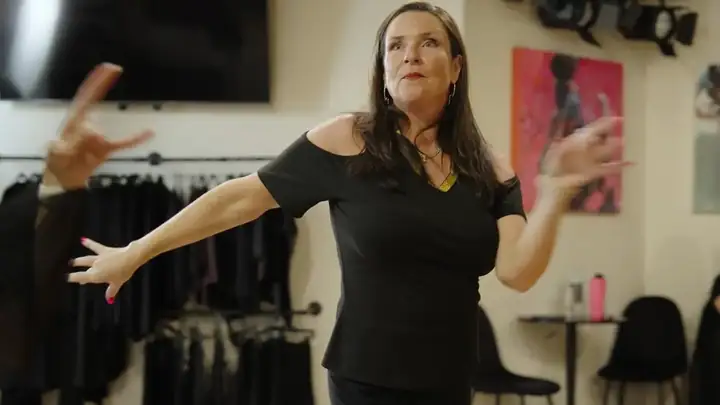
#> input picture assets/img/film-dance-clip.webp, 720 x 405 px, given in place of film-funbike.webp, which was not available
$ python make_og.py
#> lines starting #> are read from the running program, lines starting #| are printed output that depends on the picture
#> in main, im is the input picture: PIL image 720x405 RGB; mean R, G, B 90, 79.5, 64.9
#!/usr/bin/env python3
"""
Link-preview images: 1200x630 JPGs (the size and format every app that shows link previews accepts;
some don't show WebP). Run after adding or changing a page's "og" image, then python3 build.py:

  python3 make_og.py

Writes assets/img/og/<name>.jpg for each image in FOCUS. build.py uses the JPG when it exists.
Needs Pillow (pip install pillow); the site build itself does not.
"""
from pathlib import Path

from PIL import Image

ROOT = Path(__file__).parent
IMG = ROOT / "assets" / "img"
W, H = 1200, 630

# where the subject is in each source (x, y as fractions), so the crop keeps faces in frame
FOCUS = {
    "film-funbike": (0.5, 0.3),
    "film-dance": (0.5, 0.12),
    "film-mary": (0.5, 0.35),
    "film-teco": (0.5, 0.3),
    "prod-06": (0.5, 0.5),
    "sport-08": (0.5, 0.4),
    "wed-04": (0.5, 0.3),
}


def crop_to(im, fx, fy):
#> called with fx = 0.5, fy = 0.3
    sw, sh = im.size
#> sw = 720; sh = 405
    scale = max(W / sw, H / sh)
#> scale = 1.67
    im = im.resize((round(sw * scale), round(sh * scale)), Image.LANCZOS)
#> im: PIL image 1200x675 RGB
    sw, sh = im.size
#> sw = 1200; sh = 675
    left = min(max(0, round(fx * sw - W / 2)), sw - W)
#> left = 0
    top = min(max(0, round(fy * sh - H / 2)), sh - H)
#> top = 0
    return im.crop((left, top, left + W, top + H))
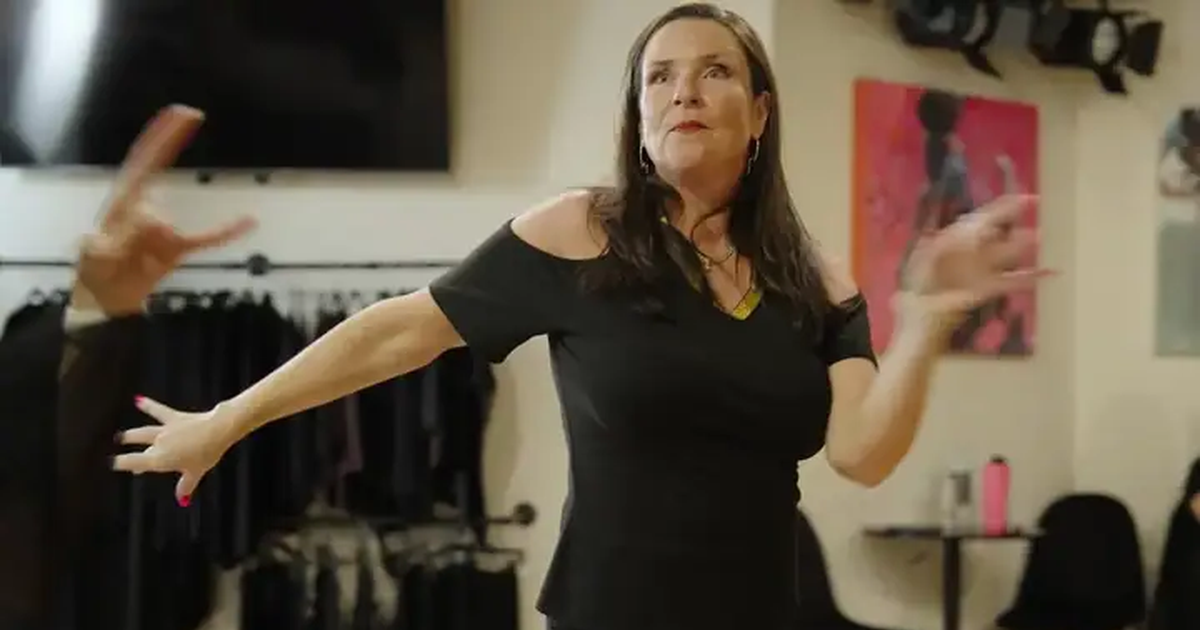
#> returned value: PIL image 1200x630 RGB; mean R, G, B 93.7, 82.6, 67.5


def main():
    out = IMG / "og"
    out.mkdir(exist_ok=True)
    for name, (fx, fy) in FOCUS.items():
        im = Image.open(IMG / f"{name}.webp").convert("RGB")
        crop_to(im, fx, fy).save(out / f"{name}.jpg", "JPEG", quality=84, optimize=True, progressive=True)
        print("wrote", f"assets/img/og/{name}.jpg")
#> pass 2 of the loop in main, `for name, (fx, fy) in FOCUS.items():`:
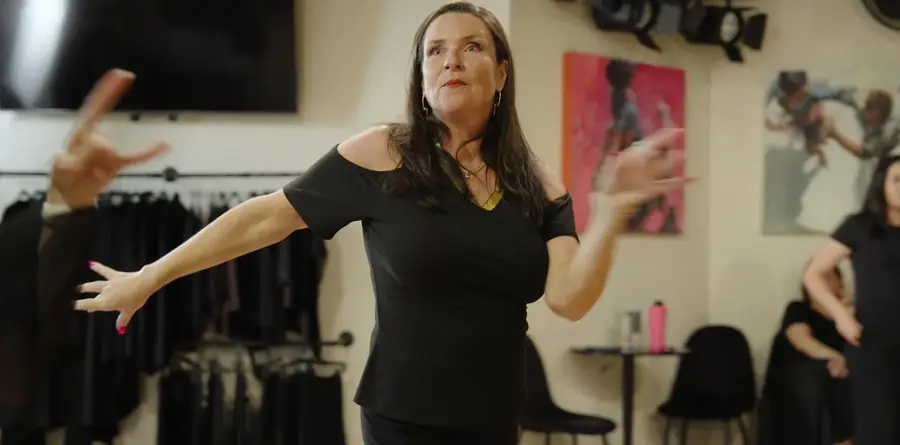
#> input picture assets/img/film-dance-hero-sm.webp, 900 x 445 px, given in place of film-dance.webp, which was not available
#> in main, im is the input picture: PIL image 900x445 RGB; mean R, G, B 90.7, 80.3, 65.8
#> im: PIL image 1274x630 RGB
#> in crop_to (call 2), `return im.crop((left, top, left + W, top + H))`:
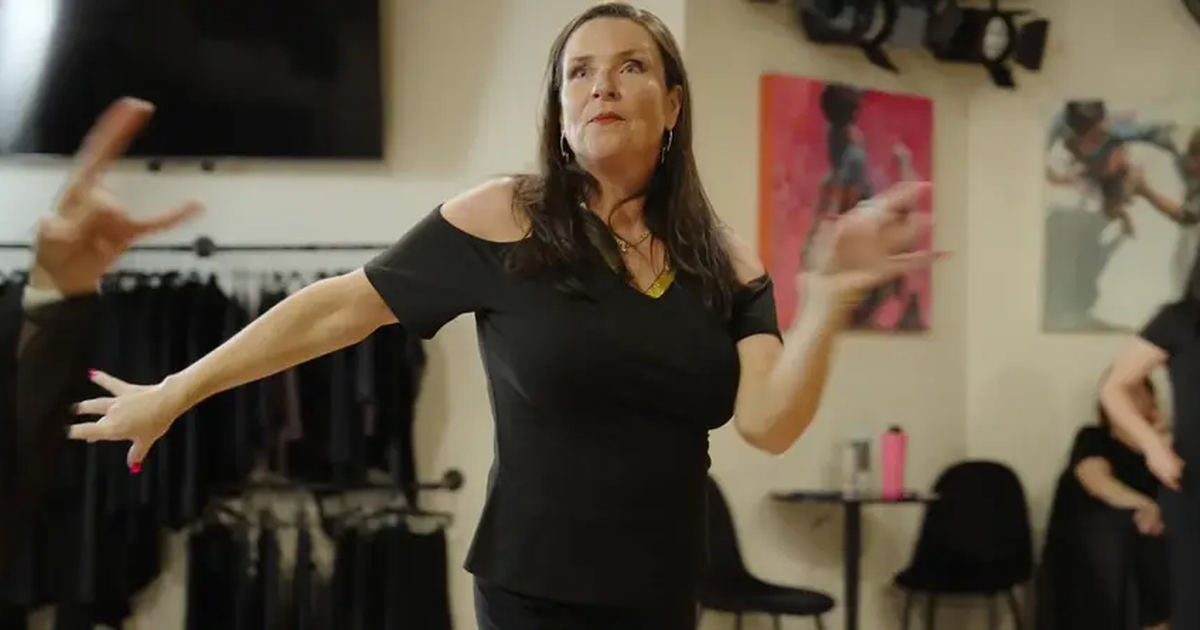
#> returned value: PIL image 1200x630 RGB; mean R, G, B 91.9, 81, 65.9


if __name__ == "__main__":
#> (the run stopped early here; a loop or call above may not have finished)
